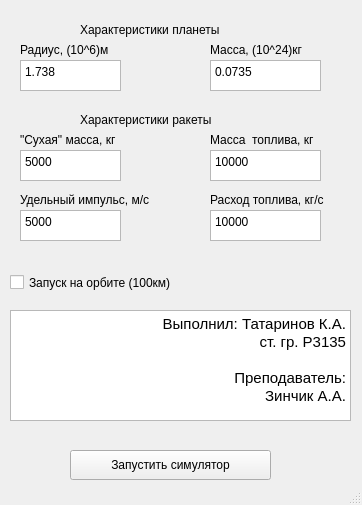
<?xml version="1.0" encoding="UTF-8"?>
<ui version="4.0">
 <class>MainWindow</class>
 <widget class="QMainWindow" name="MainWindow">
  <property name="geometry">
   <rect>
    <x>0</x>
    <y>0</y>
    <width>362</width>
    <height>505</height>
   </rect>
  </property>
  <property name="windowTitle">
   <string>MainWindow</string>
  </property>
  <widget class="QWidget" name="centralwidget">
   <widget class="QLabel" name="label_6">
    <property name="geometry">
     <rect>
      <x>210</x>
      <y>130</y>
      <width>141</width>
      <height>20</height>
     </rect>
    </property>
    <property name="text">
     <string>Масса  топлива, кг</string>
    </property>
   </widget>
   <widget class="QLabel" name="label_3">
    <property name="geometry">
     <rect>
      <x>210</x>
      <y>40</y>
      <width>121</width>
      <height>20</height>
     </rect>
    </property>
    <property name="text">
     <string>Масса, (10^24)кг</string>
    </property>
   </widget>
   <widget class="QCheckBox" name="checkBox">
    <property name="geometry">
     <rect>
      <x>10</x>
      <y>270</y>
      <width>201</width>
      <height>25</height>
     </rect>
    </property>
    <property name="text">
     <string>Запуск на орбите (100км)</string>
    </property>
   </widget>
   <widget class="QPushButton" name="pushButton">
    <property name="geometry">
     <rect>
      <x>70</x>
      <y>450</y>
      <width>201</width>
      <height>30</height>
     </rect>
    </property>
    <property name="text">
     <string>Запустить симулятор</string>
    </property>
   </widget>
   <widget class="QLabel" name="label_7">
    <property name="geometry">
     <rect>
      <x>20</x>
      <y>190</y>
      <width>161</width>
      <height>20</height>
     </rect>
    </property>
    <property name="text">
     <string>Удельный импульс, м/c</string>
    </property>
   </widget>
   <widget class="QPlainTextEdit" name="plainTextEdit_4">
    <property name="geometry">
     <rect>
      <x>20</x>
      <y>150</y>
      <width>101</width>
      <height>31</height>
     </rect>
    </property>
    <property name="plainText">
     <string>5000</string>
    </property>
   </widget>
   <widget class="QPlainTextEdit" name="plainTextEdit_3">
    <property name="geometry">
     <rect>
      <x>210</x>
      <y>150</y>
      <width>111</width>
      <height>31</height>
     </rect>
    </property>
    <property name="plainText">
     <string>10000</string>
    </property>
   </widget>
   <widget class="QTextBrowser" name="textBrowser">
    <property name="geometry">
     <rect>
      <x>10</x>
      <y>310</y>
      <width>341</width>
      <height>111</height>
     </rect>
    </property>
    <property name="html">
     <string>&lt;!DOCTYPE HTML PUBLIC &quot;-//W3C//DTD HTML 4.0//EN&quot; &quot;http://www.w3.org/TR/REC-html40/strict.dtd&quot;&gt;
&lt;html&gt;&lt;head&gt;&lt;meta name=&quot;qrichtext&quot; content=&quot;1&quot; /&gt;&lt;style type=&quot;text/css&quot;&gt;
p, li { white-space: pre-wrap; }
&lt;/style&gt;&lt;/head&gt;&lt;body style=&quot; font-family:'Cantarell'; font-size:11pt; font-weight:400; font-style:normal;&quot;&gt;
&lt;p align=&quot;right&quot; style=&quot; margin-top:0px; margin-bottom:0px; margin-left:0px; margin-right:0px; -qt-block-indent:0; text-indent:0px;&quot;&gt;Выполнил: Татаринов К.А.&lt;/p&gt;
&lt;p align=&quot;right&quot; style=&quot; margin-top:0px; margin-bottom:0px; margin-left:0px; margin-right:0px; -qt-block-indent:0; text-indent:0px;&quot;&gt;ст. гр. P3135&lt;/p&gt;
&lt;p align=&quot;right&quot; style=&quot;-qt-paragraph-type:empty; margin-top:0px; margin-bottom:0px; margin-left:0px; margin-right:0px; -qt-block-indent:0; text-indent:0px;&quot;&gt;&lt;br /&gt;&lt;/p&gt;
&lt;p align=&quot;right&quot; style=&quot; margin-top:0px; margin-bottom:0px; margin-left:0px; margin-right:0px; -qt-block-indent:0; text-indent:0px;&quot;&gt;Преподаватель:&lt;/p&gt;
&lt;p align=&quot;right&quot; style=&quot; margin-top:0px; margin-bottom:0px; margin-left:0px; margin-right:0px; -qt-block-indent:0; text-indent:0px;&quot;&gt;Зинчик А.А.&lt;/p&gt;&lt;/body&gt;&lt;/html&gt;</string>
    </property>
   </widget>
   <widget class="QLabel" name="label_8">
    <property name="geometry">
     <rect>
      <x>210</x>
      <y>190</y>
      <width>141</width>
      <height>20</height>
     </rect>
    </property>
    <property name="text">
     <string>Расход топлива, кг/c</string>
    </property>
   </widget>
   <widget class="QPlainTextEdit" name="plainTextEdit_5">
    <property name="geometry">
     <rect>
      <x>20</x>
      <y>210</y>
      <width>101</width>
      <height>31</height>
     </rect>
    </property>
    <property name="plainText">
     <string>5000</string>
    </property>
   </widget>
   <widget class="QPlainTextEdit" name="plainTextEdit_2">
    <property name="geometry">
     <rect>
      <x>210</x>
      <y>60</y>
      <width>111</width>
      <height>31</height>
     </rect>
    </property>
    <property name="plainText">
     <string>0.0735</string>
    </property>
   </widget>
   <widget class="QLabel" name="label">
    <property name="geometry">
     <rect>
      <x>80</x>
      <y>20</y>
      <width>181</width>
      <height>20</height>
     </rect>
    </property>
    <property name="text">
     <string>Характеристики планеты</string>
    </property>
   </widget>
   <widget class="QLabel" name="label_5">
    <property name="geometry">
     <rect>
      <x>20</x>
      <y>130</y>
      <width>111</width>
      <height>20</height>
     </rect>
    </property>
    <property name="text">
     <string>&quot;Сухая&quot; масса, кг</string>
    </property>
   </widget>
   <widget class="QLabel" name="label_4">
    <property name="geometry">
     <rect>
      <x>80</x>
      <y>110</y>
      <width>181</width>
      <height>20</height>
     </rect>
    </property>
    <property name="text">
     <string>Характеристики ракеты</string>
    </property>
   </widget>
   <widget class="QLabel" name="label_2">
    <property name="geometry">
     <rect>
      <x>20</x>
      <y>40</y>
      <width>111</width>
      <height>20</height>
     </rect>
    </property>
    <property name="text">
     <string>Радиус, (10^6)м</string>
    </property>
   </widget>
   <widget class="QPlainTextEdit" name="plainTextEdit_6">
    <property name="geometry">
     <rect>
      <x>210</x>
      <y>210</y>
      <width>111</width>
      <height>31</height>
     </rect>
    </property>
    <property name="plainText">
     <string>10000</string>
    </property>
   </widget>
   <widget class="QPlainTextEdit" name="plainTextEdit">
    <property name="geometry">
     <rect>
      <x>20</x>
      <y>60</y>
      <width>101</width>
      <height>31</height>
     </rect>
    </property>
    <property name="plainText">
     <string>1.738</string>
    </property>
   </widget>
  </widget>
  <widget class="QStatusBar" name="statusbar"/>
 </widget>
 <resources/>
 <connections/>
</ui>
